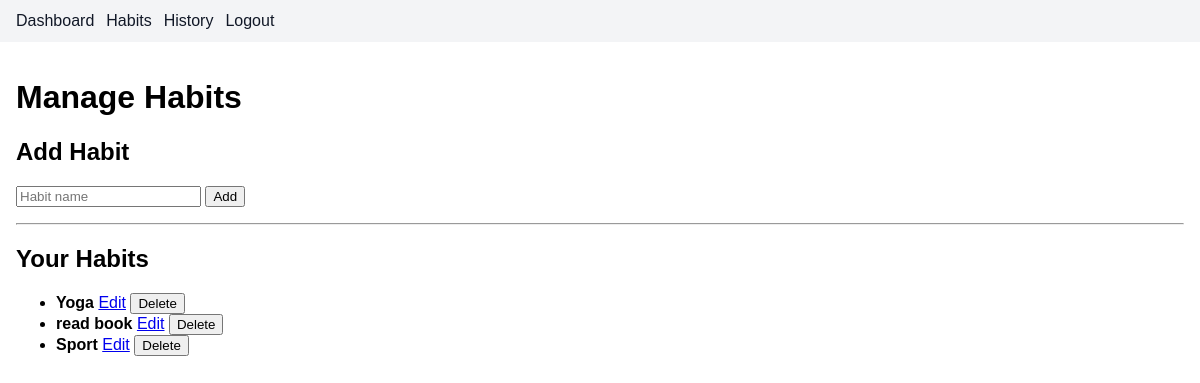
/habits/ (signed in), run on an earlier commit of the app's database.
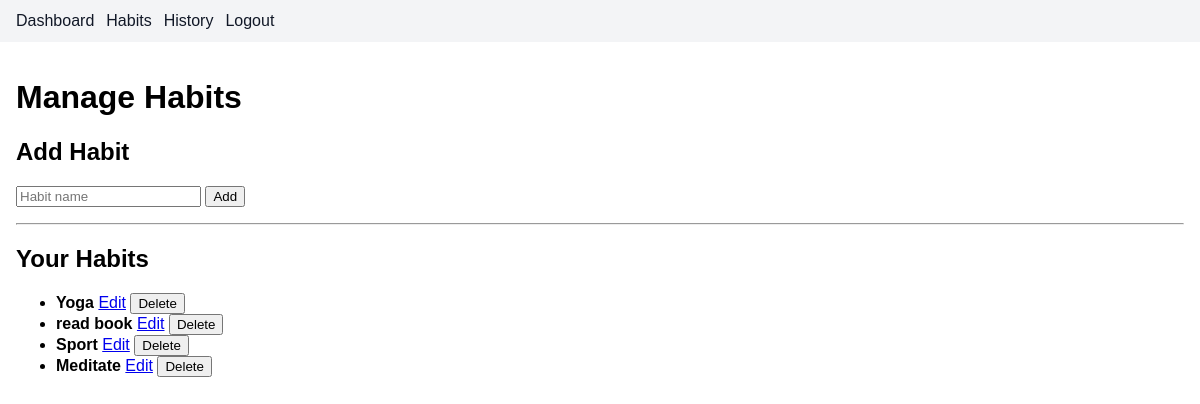
And on a later commit of the database.
### habitrack/models.py (models this page shows, shortened)
class Habit(models.Model):
    user = models.ForeignKey(User, on_delete=models.CASCADE)
    name = models.CharField(max_length=100)
    created_at = models.DateTimeField(auto_now_add=True)

### habitrack/views.py (the view)
# urls.py: path("habits/", views.habits_page, name="habits"),
@login_required
@require_http_methods(["GET", "POST"])
def habits_page(request):
    if request.method == "POST":
        form = HabitForm(request.POST)
        if form.is_valid():
            habit = form.save(commit=False)
            habit.user = request.user
            habit.save()
            return redirect("habits")
    else:
        form = HabitForm()
    habits = Habit.objects.filter(user=request.user).order_by("created_at")
    return render(
        request,
        "habitrack/habits.html",
        {
            "habits": habits,
            "form": form,
        },
    )

### habitrack/forms.py (shortened to what this page needs)
class HabitForm(forms.ModelForm):
    class Meta:
        model = Habit
        fields = ["name"]
        widgets = {
            "name": forms.TextInput(attrs={"placeholder": "Habit name"}),
        }

### habitrack/templates/habitrack/habits.html (shortened to what this page needs)
{% extends "habitrack/layout.html" %}
{% block content %}
  <h1>Manage Habits</h1>
  <section>
    <h2>Add Habit</h2>
    <form method="POST" action="{% url 'habits' %}">
      {{ form.name }}
      <button type="submit">Add</button>
    </form>
  </section>
  <hr>
  <section>
    <h2>Your Habits</h2>
    {% if habits %}
      <ul>
        {% for habit in habits %}
          <li>
            <strong>{{ habit.name }}</strong>
            <a href="{% url 'edit_habit' habit.id %}">Edit</a>
            <form method="POST" action="{% url 'delete_habit' habit.id %}" style="display:inline;">
              <button type="submit">Delete</button>
            </form>
          </li>
        {% endfor %}
      </ul>
    {% else %}
      <p>No habits yet.</p>
    {% endif %}
  </section>
{% endblock %}

What changed in the data, as far as the page shows it:
added Habit: name "Meditate"
